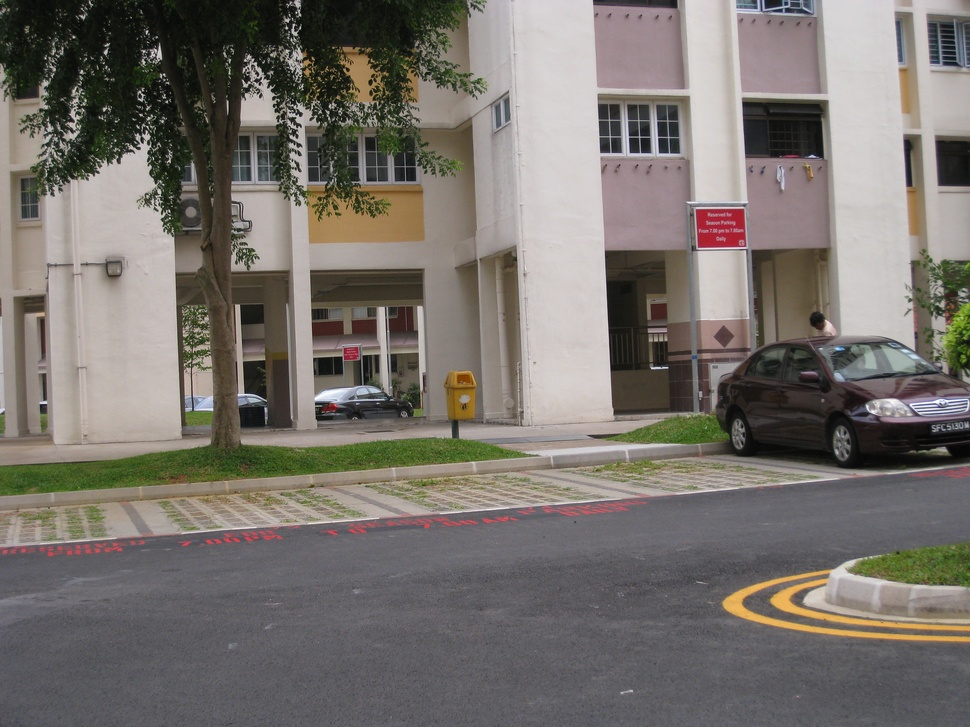
#> input picture data/images/C/I1/STA_0031.JPG, 970 x 727 px, shrunk from 3264 x 2448 before the run, found by its file name
$ python Warper.py
#> lines starting #> are read from the running program, lines starting #| are printed output that depends on the picture
### src/taskC/functions/Helpers/KeypointDetector.py
import cv2
import os

# Using SIFT to detect keypoints
def detect_keypoints(image):
    # Create SIFT detector
    img_gray = cv2.cvtColor(image, cv2.COLOR_BGR2GRAY)
    sift = cv2.SIFT_create()

    # Detect keypoints and compute descriptors
    keypoints, descriptors = sift.detectAndCompute(img_gray, None)

    return keypoints, descriptors

# Using ORB to detect keypoints
# [33 lines left out: functions detect_keypoints_orb, main, not called in this run]

# [2 lines that do not run on import are left out]

### src/taskC/functions/Helpers/KeypointMatcher.py
import os
import cv2
import numpy as np

from functions.Helpers.KeypointDetector import detect_keypoints, detect_keypoints_orb

def match_keypoints(descriptors1, descriptors2, n = 0.15):
    """
    Match keypoints between two sets of descriptors using BFMatcher.

    :param descriptors1: Descriptors of the first image
    :param descriptors2: Descriptors of the second image
    :return: Matches between the two images
    """
    # Create BFMatcher object
    bf = cv2.BFMatcher(cv2.NORM_L2, crossCheck=True)

    # Match descriptors
    matches = bf.match(descriptors1, descriptors2)

    # Sort matches by distance
    matches = sorted(matches, key=lambda x: x.distance)

    top_n = int(len(matches) * n)
    return matches[:top_n]

# [53 lines left out: functions match_keypoints_all, main, not called in this run]

# [2 lines that do not run on import are left out]

### src/taskC/functions/Helpers/Homography.py
"""
Courtsy: https://github.com/hughesj919/HomographyEstimation/tree/master
"""

import os
import cv2
import random
import numpy as np

from functions.Helpers.KeypointDetector import detect_keypoints
from functions.Helpers.KeypointMatcher import match_keypoints

def calculate_homography(correspondences):
    a_list = []
    for corr in correspondences:
        x1, y1, x2, y2 = corr[0], corr[1], corr[2], corr[3]
        a_list.append([-x1, -y1, -1, 0, 0, 0, x2 * x1, x2 * y1, x2])
        a_list.append([0, 0, 0, -x1, -y1, -1, y2 * x1, y2 * y1, y2])
    a_matrix = np.array(a_list)

    _, _, vh = np.linalg.svd(a_matrix)
    h = vh[-1, :].reshape(3, 3)
    h /= h[2, 2]
    return h

def geometric_distance(correspondences, h):
    p1 = np.hstack((correspondences[:, :2], np.ones((correspondences.shape[0], 1))))
    p2 = np.hstack((correspondences[:, 2:], np.ones((correspondences.shape[0], 1))))
    projected_p2 = (h @ p1.T).T
    projected_p2 /= projected_p2[:, [2]]
    errors = np.linalg.norm(projected_p2[:, :2] - p2[:, :2], axis=1)
    return errors

def ransac(correspondences, threshold = 5.0, iterations=1000):
    best_h = None
    max_inliers = []

    for _ in range(iterations):
        sampled_corrs = correspondences[np.random.choice(correspondences.shape[0], 4, replace=False)]
        h = calculate_homography(sampled_corrs)
        distances = geometric_distance(correspondences, h)
        inliers = correspondences[distances < threshold]

        if len(inliers) > len(max_inliers):
            max_inliers = inliers
            best_h = h

        if len(max_inliers) > len(correspondences) * threshold:
            break

    inverse_h = np.linalg.inv(best_h)

    return inverse_h, max_inliers

# [33 lines left out: function main, not called in this run]


# [2 lines that do not run on import are left out]

### src/taskC/functions/Helpers/Warper.py
import os
import cv2
import numpy as np

from functions.Helpers.KeypointDetector import detect_keypoints, detect_keypoints_orb
from functions.Helpers.KeypointMatcher import match_keypoints
from functions.Helpers.Homography import ransac

def warp_image(target_img, H, output_shape, offset_x=0, offset_y=0):

    output_height, output_width = output_shape[:2]

    # Create an output image filled with zeros (black)
    warped_image = np.zeros((output_height, output_width, 3), dtype=np.uint8)

    inverse_H = np.linalg.inv(H)

    # Iterate over every pixel in the output image
    for y in range(output_height):
        for x in range(output_width):
            # Create homogeneous coordinates for the output pixel with offset
            pixel_homogeneous = np.array([x + offset_x, y + offset_y, 1])

            # Map the pixel back to the target image's coordinates using the inverse homography matrix
            src_coords = inverse_H @ pixel_homogeneous

            # Normalize the coordinates
            src_x = src_coords[0] / src_coords[2]
            src_y = src_coords[1] / src_coords[2]

            # Check if the mapped coordinates are within the bounds of the target image
            if 0 <= src_x < target_img.shape[1] and 0 <= src_y < target_img.shape[0]:
                # Assign the pixel value from the target image to the warped image
                warped_image[y, x] = target_img[int(src_y), int(src_x)]

    return warped_image


def main():
    img1 = cv2.imread('Images/STA_0031.jpg')
#> img1 is the input picture: shape (727, 970, 3); mean B, G, R 108.5, 114, 119.3
    img2 = cv2.imread('Images/STB_0032.jpg')
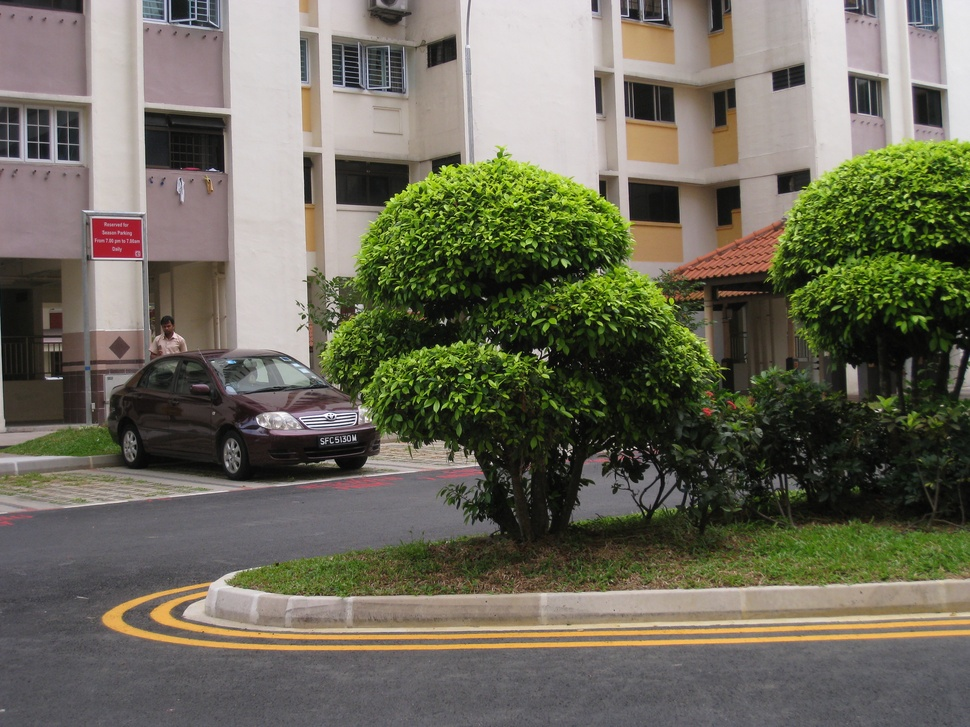
#> input picture data/images/C/I1/STB_0032.JPG, 970 x 727 px, shrunk from 3264 x 2448 before the run, found by its file name
#> img2 is the input picture: shape (727, 970, 3); mean B, G, R 91.3, 106.5, 109

    print("Images loaded")

    kp1, desc1 = detect_keypoints(img1)
#> in detect_keypoints, `img_gray = cv2.cvtColor(image, cv2.COLOR_BGR2GRAY)`:
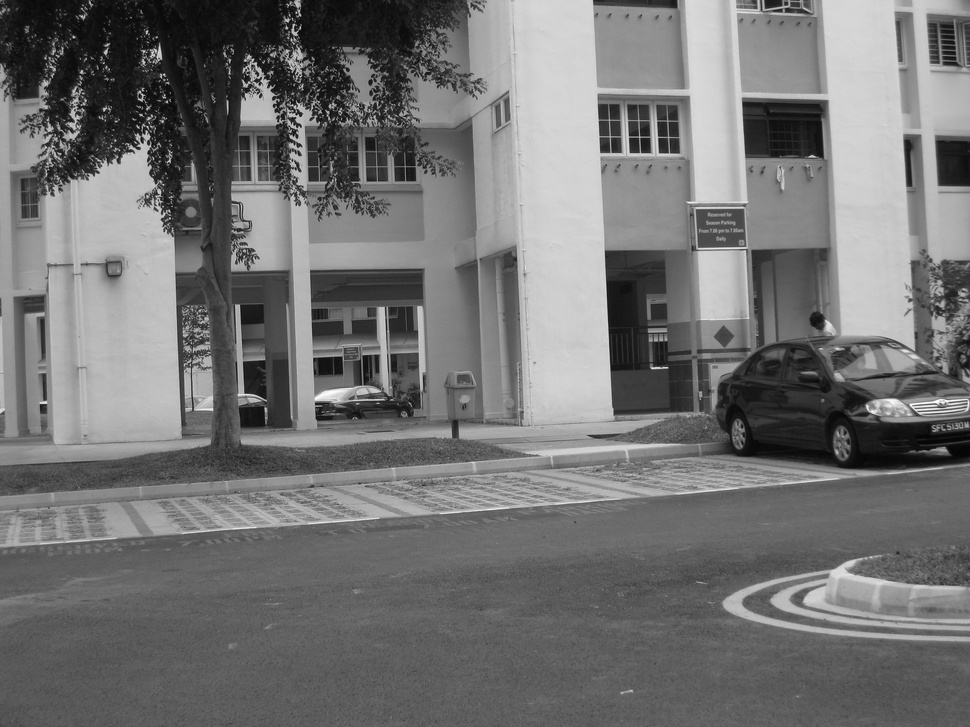
#> img_gray: shape (727, 970); min 1, max 255, mean 115
#> in detect_keypoints, `keypoints, descriptors = sift.detectAndCompute(img_gray, None)`: keypoints = 2761 keypoints; strongest (x, y, size): (287, 28, 1.9), (105, 52, 2.8), (786, 130, 51.1), (81, 72, 2.4)
#> kp1 has the same summary as keypoints in detect_keypoints
    kp2, desc2 = detect_keypoints(img2)
#> in detect_keypoints (call 2), `img_gray = cv2.cvtColor(image, cv2.COLOR_BGR2GRAY)`:
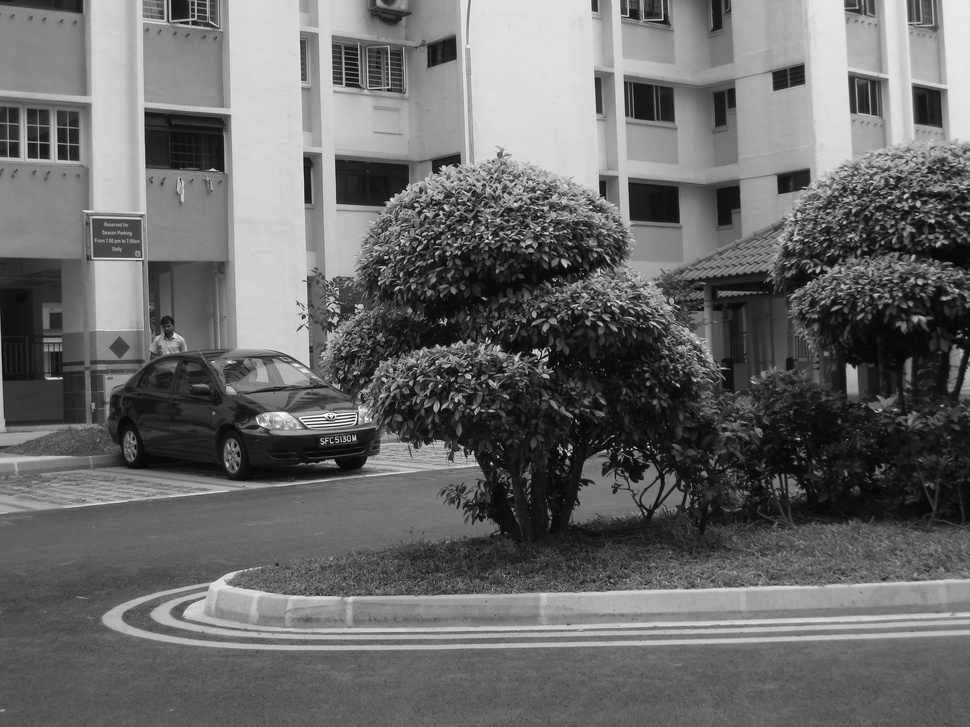
#> img_gray: shape (727, 970); min 0, max 254, mean 105.5
#> in detect_keypoints (call 2), `keypoints, descriptors = sift.detectAndCompute(img_gray, None)`: keypoints = 4847 keypoints; strongest (x, y, size): (929, 106, 23.9), (609, 304, 1.9), (569, 454, 2.2), (187, 142, 51.3)
#> kp2 has the same summary as keypoints in detect_keypoints
    keypoints = [kp1, kp2]
    matches = match_keypoints(desc1, desc2)
#> in match_keypoints, `matches = bf.match(descriptors1, descriptors2)`: matches = 1216 matches
#> in match_keypoints, `top_n = int(len(matches) * n)`: top_n = 182
#> matches = 182 matches

    print("Keypoints detected and matched")

    correspondenceList = np.array([
        [keypoints[0][match.queryIdx].pt[0], keypoints[0][match.queryIdx].pt[1],
        keypoints[1][match.trainIdx].pt[0], keypoints[1][match.trainIdx].pt[1]]
        for match in matches
    ])
#> correspondenceList = 182 rows, first 6: [629.9, 451.6, 19.04, 464], [749.7, 169.9, 149.6, 180.6], [940.6, 623.8, 316.7, 633.4], [780.7, 173.6, 180.7, 186.3], [934.1, 58.77, 336.7, 79.73], [751.7, 149.1, 152.2, 159.8]

    H, _ = ransac(correspondenceList)
#> after the loop in ransac, `for _ in range(iterations):`: max_inliers = 168 rows, first 6: [629.9, 451.6, 19.04, 464], [749.7, 169.9, 149.6, 180.6], [940.6, 623.8, 316.7, 633.4], [780.7, 173.6, 180.7, 186.3], [934.1, 58.77, 336.7, 79.73], [751.7, 149.1, 152.2, 159.8]
#> in ransac, `inverse_h = np.linalg.inv(best_h)`: inverse_h = [[0.768, 0.0187, 541.2], [-0.0556, 0.861, 2.69], [-0.000133, -2.36e-05, 0.905]]
#> H has the same summary as inverse_h in ransac

    print("Homography matrix estimated")

    warped_image = warp_image(img1, H, img2.shape[:2])
#> in warp_image, `inverse_H = np.linalg.inv(H)`: inverse_H = [[1.18, -0.0449, -703.2], [0.0754, 1.16, -48.52], [0.000175, 2.36e-05, 1]]
#> after the loop in warp_image, `for y in range(output_height):`:
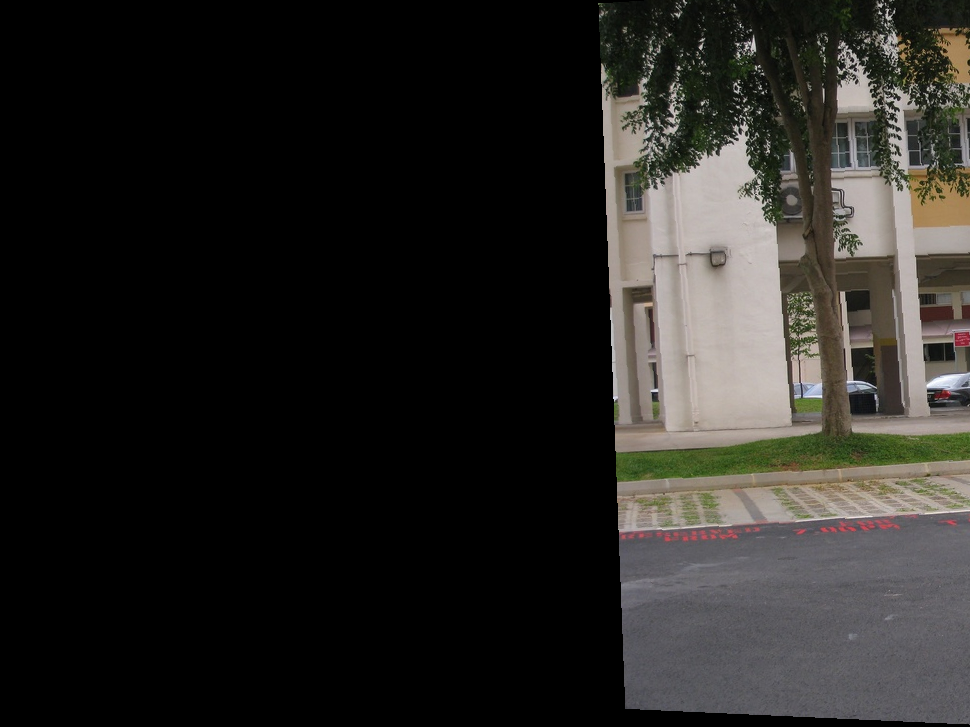
#> warped_image: shape (727, 970, 3); mean B, G, R 34.6, 37.4, 38.9

    print("Images warped")

    # Display the warped image

    # cv2.imshow('Combined Image', combined_image)
    # cv2.waitKey(0)
    # cv2.destroyAllWindows()

    if not os.path.exists('_warped'):
        os.makedirs('_warped')

    cv2.imwrite('_warped/warpped_image.jpg', warped_image)

    print("Warpped image saved to '_warped' folder.")

if __name__ == "__main__":
    main()
